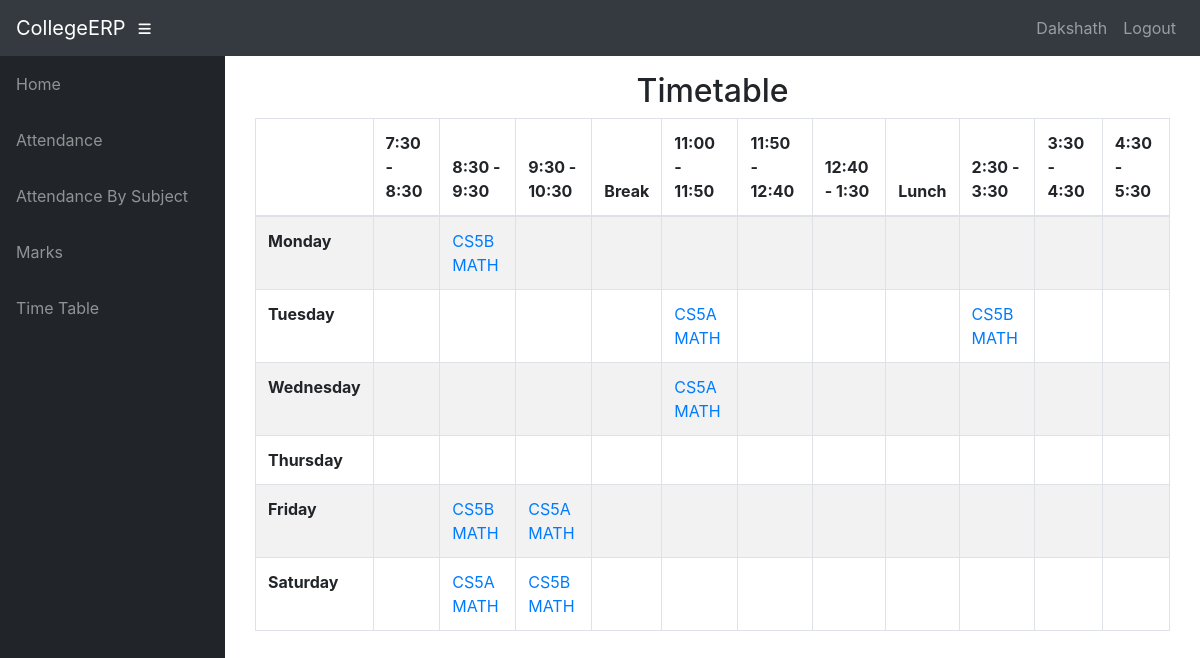
Page /teacher/MA01/t_timetable/ (signed in) on the committed database.
### info/models.py (models this page shows, shortened)
class User(AbstractUser):
    @property
    def is_student(self):
        if hasattr(self, 'student'):
            return True
        return False

class Student(models.Model):
    user = models.OneToOneField(User, on_delete=models.CASCADE, null=True)
    class_id = models.ForeignKey(Class, on_delete=models.CASCADE, default=1)
    USN = models.CharField(primary_key='True', max_length=100)
    name = models.CharField(max_length=200)
    sex = models.CharField(max_length=50, choices=sex_choice, default='Male')
    DOB = models.DateField(default='1998-01-01')

class AssignTime(models.Model):
    assign = models.ForeignKey(Assign, on_delete=models.CASCADE)
    period = models.CharField(max_length=50, choices=time_slots, default='11:00 - 11:50')
    day = models.CharField(max_length=15, choices=DAYS_OF_WEEK)

class Assign(models.Model):
    class_id = models.ForeignKey(Class, on_delete=models.CASCADE)
    course = models.ForeignKey(Course, on_delete=models.CASCADE)
    teacher = models.ForeignKey(Teacher, on_delete=models.CASCADE)
    class Meta:
        unique_together = (('course', 'class_id', 'teacher'),)

class Course(models.Model):
    dept = models.ForeignKey(Dept, on_delete=models.CASCADE)
    id = models.CharField(primary_key='True', max_length=50)
    name = models.CharField(max_length=50)
    shortname = models.CharField(max_length=50, default='X')

### info/views.py (the view)
# urls.py: path('teacher/<slug:teacher_id>/t_timetable/', views.t_timetable, name='t_timetable'),
@login_required()
def t_timetable(request, teacher_id):
    asst = AssignTime.objects.filter(assign__teacher_id=teacher_id)
    class_matrix = [[True for i in range(12)] for j in range(6)]
    for i, d in enumerate(DAYS_OF_WEEK):
        t = 0
        for j in range(12):
            if j == 0:
                class_matrix[i][0] = d[0]
                continue
            if j == 4 or j == 8:
                continue
            try:
                a = asst.get(period=time_slots[t][0], day=d[0])
                class_matrix[i][j] = a
            except AssignTime.DoesNotExist:
                pass
            t += 1
    context = {
        'class_matrix': class_matrix,
    }
    return render(request, 'info/t_timetable.html', context)

### info/templates/info/t_timetable.html
{% extends 'info/base.html' %}
    {% block content %}
    <div class="container">
        <div class="container">
            <div class="row">
                <div class="col-md-12">
                    <h2 class="text-center">
                        Timetable
                    </h2>
                </div>
                <div id="no-more-tables">
                     <div class="table-responsive">
                        <table class="col-sm-12 table table-bordered table-striped table- cf " id="dataTable" width="100%" cellspacing="0">
                            <thead class="cf">
                                <tr>
                                    <th>      </th>
                                    <th>7:30 - 8:30</th>
                                    <th>8:30 - 9:30</th>
                                    <th>9:30 - 10:30</th>
                                    <th>Break</th>
                                    <th>11:00 - 11:50</th>
                                    <th>11:50 - 12:40</th>
                                    <th>12:40 - 1:30</th>
                                    <th>Lunch</th>
                                    <th>2:30 - 3:30</th>
                                    <th>3:30 - 4:30</th>
                                    <th>4:30 - 5:30</th>
                                </tr>
                            </thead>
                            <tbody>
                                {% for i in class_matrix %}
                                <tr>
                                    {% for j in i %}
                                        {% if forloop.counter == 1 %}
                                            <td><b>{{ j }}</b></td>
                                        {% elif j == True %}
                                            <td></td>
                                        {% else %}
                                            <td><a href="{% url 'free_teachers' j.id %}"
                                                    onclick="window.open('{% url 'free_teachers' j.id %}',
                                                                         'newwindow',
                                                                         'width=600,height=400');
                                                              return false;">{{ j.assign.class_id_id }} {{ j.assign.course.shortname }}</a>
                                            </td>
                                        {% endif %}
                                    {% endfor %}
                                </tr>
                                {% endfor %}
                            </tbody>
                        </table>
                     </div>
                </div>
            </div>
        </div>
    </div>
    {% endblock %}

### info/templates/info/base.html (shortened to what this page needs)
<!DOCTYPE html>
<html lang="en">
  <head>
      {% load static %}
    <link href="{% static '/info/bootstrap/vendor/bootstrap/css/bootstrap.min.css' %}" rel="stylesheet">
    <link href="{% static '/info/bootstrap/vendor/fontawesome-free/css/all.min.css' %}" rel="stylesheet" type="text/css">
    <link href="{% static '/info/bootstrap/vendor/datatables/dataTables.bootstrap4.css' %}" rel="stylesheet">
    <link href="{% static '/info/bootstrap/css/sb-admin.css' %}" rel="stylesheet">
  </head>
  <body id="page-top">
    <nav class="navbar navbar-expand navbar-dark bg-dark static-top">
      <a class="navbar-brand mr-1" href="{% url 'index' %}">CollegeERP</a>
      <button class="btn btn-link btn-sm text-white order-1 order-sm-0" id="sidebarToggle" href="#">
        <i class="fas fa-bars"></i>
      </button>
        <div class="collapse navbar-collapse" id="navbarResponsive">
          <ul class="navbar-nav ml-auto">
            <li class="nav-item">
                {% if request.user.is_student %}
                    <a class="nav-link text-capitalize">{{ request.user.student.name }}</a>
                {% elif request.user.is_teacher %}
                    <a class="nav-link text-capitalize">{{ request.user.teacher.name }}</a>
                {% endif %}
            </li>
            <li class="nav-item">
                <a class="nav-link" href="#" data-toggle="modal" data-target="#logoutModal">Logout</a>
            </li>
          </ul>
        </div>
    </nav>
    <div id="wrapper">
      <ul class="sidebar navbar-nav">
            <li class="nav-item">
              <a class="nav-link" href="{% url 'index' %}">
                <span>Home</span>
              </a>
            </li>
        {% if request.user.is_student %}
            <li class="nav-item">
              <a class="nav-link" href="{% url 'attendance' request.user.student.USN %}">
                <span>Attendance</span>
              </a>
            </li>
            <li class="nav-item">
              <a class="nav-link" href="{% url 'attendance' request.user.student.USN %}">
                <span>Attendance By Subject</span>
              </a>
            </li>
            <li class="nav-item">
              <a class="nav-link" href="{% url 'marks_list' request.user.student.USN %}">
                <span>Marks</span>
              </a>
            </li>
              <li class="nav-item">
              <a class="nav-link" href="{% url 'timetable' request.user.student.class_id_id %}">
                <span>Time Table</span>
              </a>
            </li>
        {% endif %}
      </ul>
      <div id="content-wrapper">
        <div class="container-fluid">
            {% block content %}
            {% endblock %}
        </div>
      </div>
    </div>
  </body>
</html>

### rows in the picture
User: user.student.name "Dakshath"
AssignTime: i "Monday", assign.class_id_id "CS5B", assign.course.shortname "MATH"
AssignTime: i "Tuesday", assign.class_id_id "CS5A", assign.course.shortname "MATH"
AssignTime: assign.class_id_id "CS5B", assign.course.shortname "MATH"
AssignTime: i "Wednesday", assign.class_id_id "CS5A", assign.course.shortname "MATH"
AssignTime: i "Friday", assign.class_id_id "CS5B", assign.course.shortname "MATH"
AssignTime: assign.class_id_id "CS5A", assign.course.shortname "MATH"
AssignTime: i "Saturday", assign.class_id_id "CS5A", assign.course.shortname "MATH"
AssignTime: assign.class_id_id "CS5B", assign.course.shortname "MATH"

### other values in the picture
{{ j }} "Thursday"
